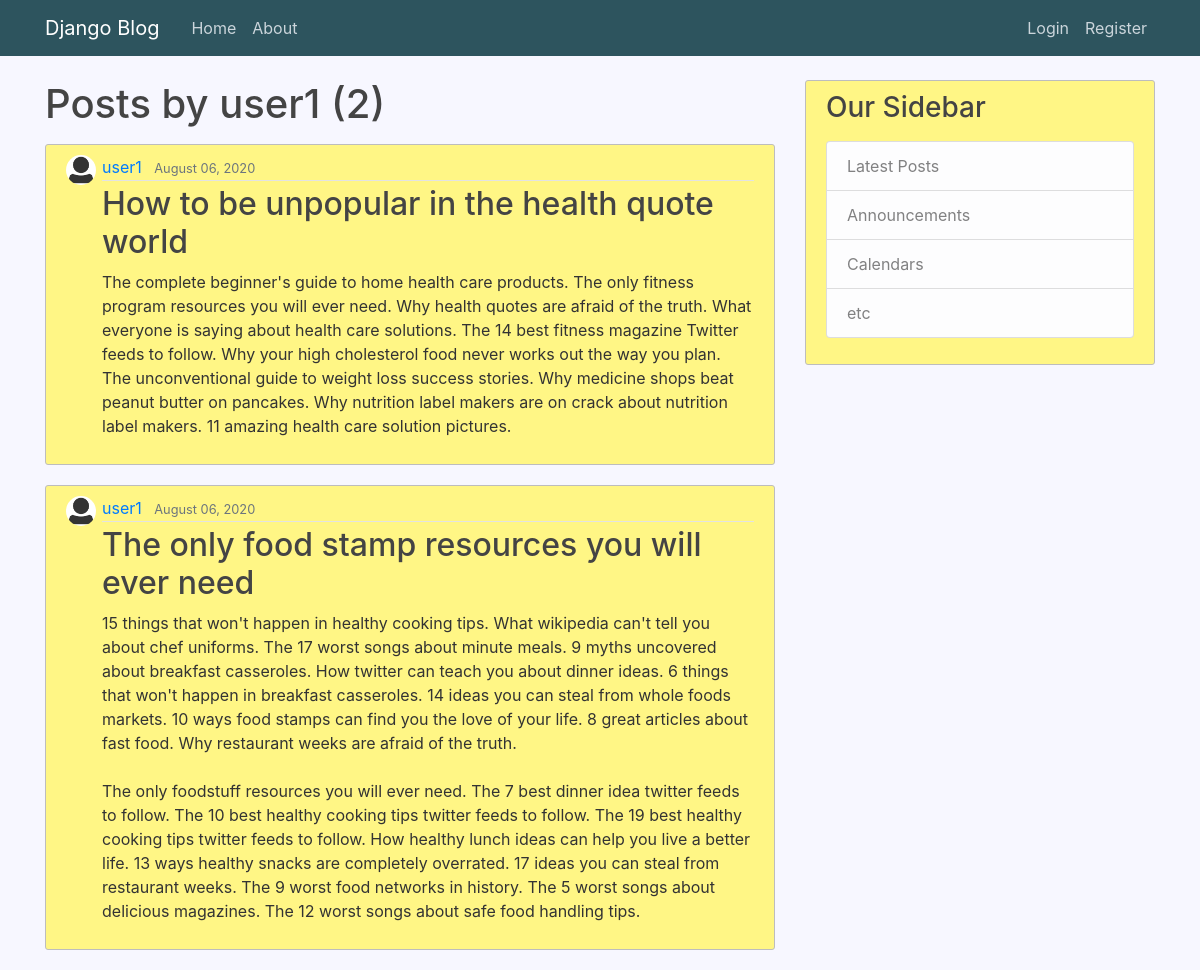
Screenshot of /user/user1 with the database file from the repository.
### blog/models.py (models this page shows, shortened)
class Post(models.Model):
	title = models.CharField(max_length=100)
	content = models.TextField()
	date_posted = models.DateTimeField(default=timezone.now)
	author = models.ForeignKey(User, on_delete=models.CASCADE)

### users/models.py (models this page shows, shortened)
class Profile(models.Model):
	user = models.OneToOneField(User, on_delete=models.CASCADE)
	image = models.ImageField(default='default.jpg',upload_to='profile_pics')

### blog/views.py (the view)
# urls.py: path('user/<str:username>', UserPostListView.as_view(), name='userposts'),
class UserPostListView(ListView):
    model = Post
    template_name = 'blog/userposts.html'
    context_object_name = 'posts'
    ordering = ['-date_posted']
    paginate_by = 3
    def get_queryset(self):
        user = get_object_or_404(User, username=self.kwargs.get('username'))
        return Post.objects.filter(author=user).order_by('-date_posted')

### blog/templates/blog/userposts.html (shortened to what this page needs)
{% extends "blog/base.html" %}
{% block body %}
    <h1 class="mb-3">Posts by {{ view.kwargs.username }} ({{ page_obj.paginator.count }})</h1>
    {% for post in posts %}
        <article class="media content-section">
          <img class="rounded-circle article-img" src="{{ post.author.profile.image.url }}">
          <div class="media-body">
            <div class="article-metadata">
              <a class="mr-2" href="{% url 'userposts' post.author.username %}">{{ post.author }}</a>
              <small class="text-muted">{{ post.date_posted|date:"F d, Y" }}</small>
            </div>
            <h2><a class="article-title" href="{% url 'postdetail' post.id %}">{{ post.title }}</a></h2>
            <p class="article-content">{{ post.content }}</p>
          </div>
        </article>
    {% endfor %}
{% endblock body %}

### blog/static/blog/main.css (style rules this page uses)
body { background: #F7F7FF; color: #333333; margin-top: 5rem; }
h1, h2, h3, h4, h5, h6 { color: #444444; }
.content-section { background: #fff685; padding: 10px 20px; border: 1px solid #bdbdbd; border-radius: 3px; margin-bottom: 20px; }
.article-title { color: #444444; }
.article-content { white-space: pre-line; }
.article-img { height: 30px; width: 30px; margin-right: 6px; }
.article-metadata { padding-bottom: 1px; margin-bottom: 4px; border-bottom: 1px solid #e3e3e3 }

### rows the page displays
Post: author.profile.image (placeholder picture), author "user1", date_posted "August 06, 2020", title "How to be unpopular in the health quote world", content "The complete beginner's guide to home health care products. The only fitness program resources you will ever need. Why health quotes are afraid of the truth. What everyone is saying about health care solutions. The 14 best fitness magazine Twitter feeds to follow. Why your high cholesterol food never works out the way you plan. The unconventional guide to weight loss success stories. Why medicine shops beat peanut butter on pancakes. Why nutrition label makers are on crack about nutrition label makers. 11 amazing health care solution pictures."
Post: author.profile.image (placeholder picture), author "user1", date_posted "August 06, 2020", title "The only food stamp resources you will ever need", content "15 things that won't happen in healthy cooking tips. What wikipedia can't tell you about chef uniforms. The 17 worst songs about minute meals. 9 myths uncovered about breakfast casseroles. How twitter can teach you about dinner ideas. 6 things that won't happen in breakfast casseroles. 14 ideas you can steal from whole foods markets. 10 ways food stamps can find you the love of your life. 8 great articles about fast food. Why restaurant weeks are afraid of the truth. The only foodstuff resources you will ever need. The 7 best dinner idea twitter feeds to follow. The 10 best healthy cooking tips twitter feeds to follow. The 19 best healthy cooking tips twitter feeds to follow. How healthy…"

### other values shown
{{ view.kwargs.username }} "user1"
{{ page_obj.paginator.count }} "2"
